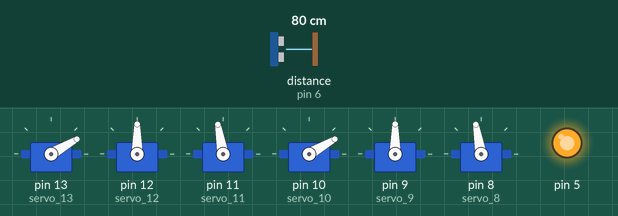
Recording of a sketch running on a simulated Arduino Uno, built with avr-gcc and run on an emulated ATmega328P. On the bench: 6 × servo, output pins drawn as LEDs (lit = HIGH). Inputs (shaded band) come from the test bench; at power-on: distance to the obstacle (sensor on pin 6) 80 cm. The echo pulse lasts 58.3 µs per cm; pins used as bus, display or sensor lines are not drawn.

Above: at 3.9 s.
4.0 s: distance to the obstacle (sensor on pin 6) set to 61 cm
8.0 s: distance to the obstacle (sensor on pin 6) set to 53 cm
At 9.9 s:
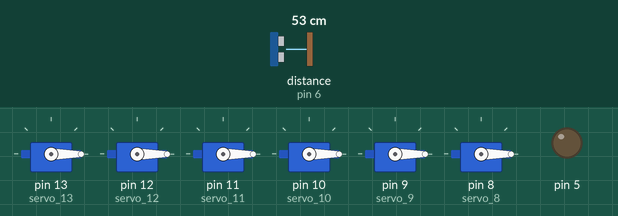
12.0 s: distance to the obstacle (sensor on pin 6) set to 60 cm
At 15.9 s:
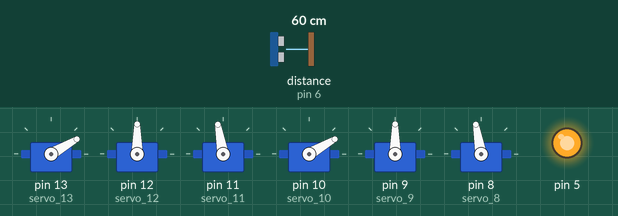
16.7 s: distance to the obstacle (sensor on pin 6) set to 2 cm
At 19.3 s:
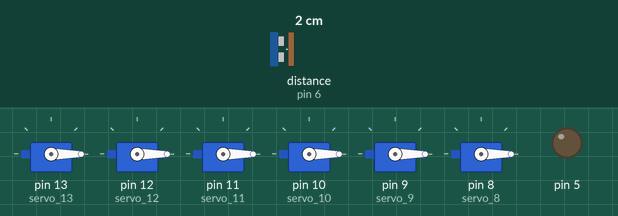
Timing chart, 0 to 20.8 s (numbered marks = the images above; inputs shaded):
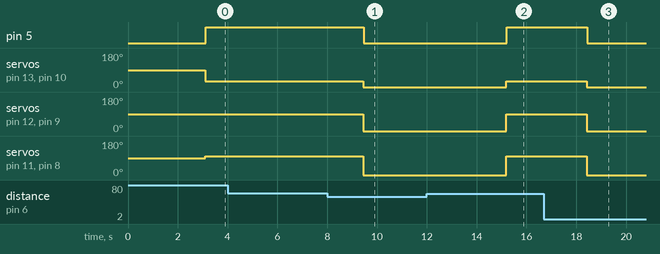

The sketch:

t_design_and_implementation_for_mobile_robot_and_fixed_robot.ino
```cpp
// C++ code
//
#include <Servo.h>


int analog1 = 30;
int analog2 = 90;
int analog3 = 100;
long duration, inches, cm;

Servo servo_13;

Servo servo_12;

Servo servo_11;

Servo servo_10;

Servo servo_9;

Servo servo_8;

void setup()
{
  servo_13.attach(13, 500, 2500);

  servo_12.attach(12, 500, 2500);

  servo_11.attach(11, 500, 2500);

  servo_10.attach(10, 500, 2500);

  servo_9.attach(9, 500, 2500);

  servo_8.attach(8, 500, 2500);

  pinMode(7, OUTPUT);

  pinMode(6, INPUT);


  pinMode(5, OUTPUT);

}

void servo6()
{
  servo_13.write(analog1);
  servo_12.write(analog2);
  servo_11.write(analog3);
  servo_10.write(analog1);
  servo_9.write(analog2);
  servo_8.write(analog3);
  delay(10); // Delay a little bit to improve simulation performance
}

void servo7()
{
  servo_13.write(0);
  servo_12.write(0);
  servo_11.write(0);
  servo_10.write(0);
  servo_9.write(0);
  servo_8.write(0);
  delay(10); // Delay a little bit to improve simulation performance
}

void loop()
{


   check();


}

long microsecondsToInches(long microseconds) {
   return microseconds / 74 / 2;
}

long microsecondsToCentimeters(long microseconds) {
   return microseconds / 29 / 2;
}

void check()
{
  pinMode(7, OUTPUT);
   digitalWrite(7, 0);
   delayMicroseconds(2);
   digitalWrite(7, 1);
   delayMicroseconds(10);
   digitalWrite(7, 0);
   pinMode(6, INPUT);
   duration = pulseIn(6, 1);
   inches = microsecondsToInches(duration);
   cm = microsecondsToCentimeters(duration);
   Serial.print(inches);
   Serial.print("in, ");
   Serial.print(cm);
   Serial.print("cm");
   Serial.println();
   delay(100);


  if(inches > 21 && inches < 41)
  {
    delay(3000);
    servo6();
    digitalWrite(5,1);
  }
  else
  {
    servo7();
    digitalWrite(5,0);
  }

}
```

Measured:
- the behaviour switches between 56 and 55 cm on distance to the obstacle (sensor on pin 6) (found by bisection; images 0 and 1)
- after the input at 4.0 s, every drawn part: stays the same
- after the input at 8.0 s, pin 5: HIGH → LOW after 1.5 s; servo on pin 13 (servo_13), servo on pin 10 (servo_10): 30° → 0° after 1.5 s; servo on pin 12 (servo_12), servo on pin 9 (servo_9): 90° → 0° after 1.5 s; servo on pin 11 (servo_11), servo on pin 8 (servo_8): 100° → 0° after 1.5 s
- after the input at 12.0 s, pin 5: LOW → HIGH after 3.2 s; servo on pin 13 (servo_13), servo on pin 10 (servo_10): 0° → 30° after 3.2 s; servo on pin 12 (servo_12), servo on pin 9 (servo_9): 0° → 90° after 3.2 s; servo on pin 11 (servo_11), servo on pin 8 (servo_8): 0° → 100° after 3.2 s
- after the input at 16.7 s, pin 5: HIGH → LOW after 1.7 s; servo on pin 13 (servo_13), servo on pin 10 (servo_10): 30° → 0° after 1.7 s; servo on pin 12 (servo_12), servo on pin 9 (servo_9): 90° → 0° after 1.7 s; servo on pin 11 (servo_11), servo on pin 8 (servo_8): 100° → 0° after 1.7 s
